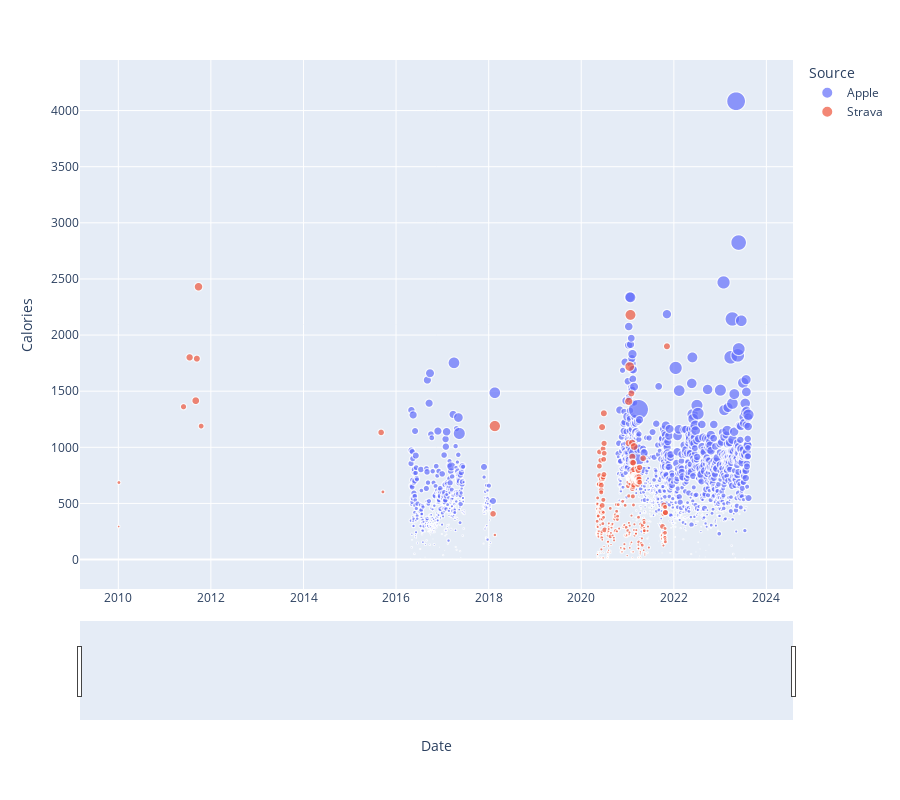

Source (notebook cell):
### Code cell
fig = px.scatter(merged_df, 
                x='Date', 
                y='Calories',
                size='Duration',
                color='Source',
                height=800)
fig.update_layout(xaxis_rangeslider_visible=True)
fig

### Figure 1 — Plotly figure (JSON) as saved in the notebook; plotly's stock layout.template omitted (floating-point values rounded to 4 significant figures; data arrays with more than 128 entries replaced by an {"elided": "..."} marker saying what was removed)
{"data": [{"hovertemplate": "Source=Apple<br>Date=%{x}<br>Calories=%{y}<br>Duration=%{marker.size}<extra></extra>", "legendgroup": "Apple", "marker": {"color": "#636efa", "size": {"elided": "1456 int values"}, "sizemode": "area", "sizeref": 1.84, "symbol": "circle"}, "mode": "markers", "name": "Apple", "showlegend": true, "type": "scattergl", "x": {"elided": "1456 str values"}, "xaxis": "x", "y": {"elided": "1456 float values"}, "yaxis": "y"}, {"hovertemplate": "Source=Strava<br>Date=%{x}<br>Calories=%{y}<br>Duration=%{marker.size}<extra></extra>", "legendgroup": "Strava", "marker": {"color": "#EF553B", "size": {"elided": "372 float values"}, "sizemode": "area", "sizeref": 1.84, "symbol": "circle"}, "mode": "markers", "name": "Strava", "showlegend": true, "type": "scattergl", "x": {"elided": "372 str values"}, "xaxis": "x", "y": {"elided": "372 float values"}, "yaxis": "y"}], "layout": {"height": 800, "legend": {"itemsizing": "constant", "title": {"text": "Source"}, "tracegroupgap": 0}, "margin": {"t": 60}, "xaxis": {"anchor": "y", "domain": [0, 1], "rangeslider": {"visible": true}, "title": {"text": "Date"}}, "yaxis": {"anchor": "x", "domain": [0, 1], "title": {"text": "Calories"}}}}
